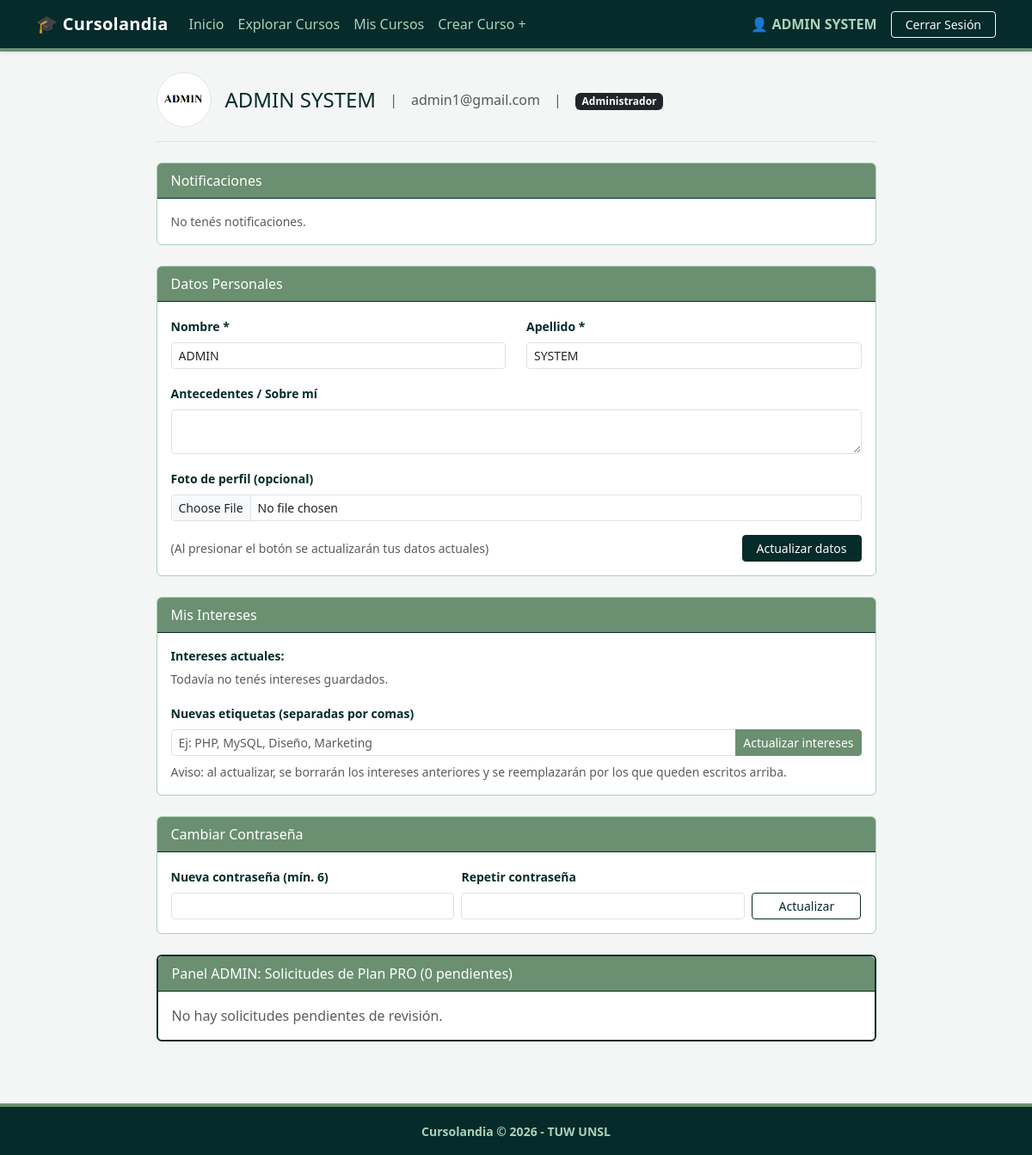
Before: /index.php?action=perfil (signed in) with the older database file.
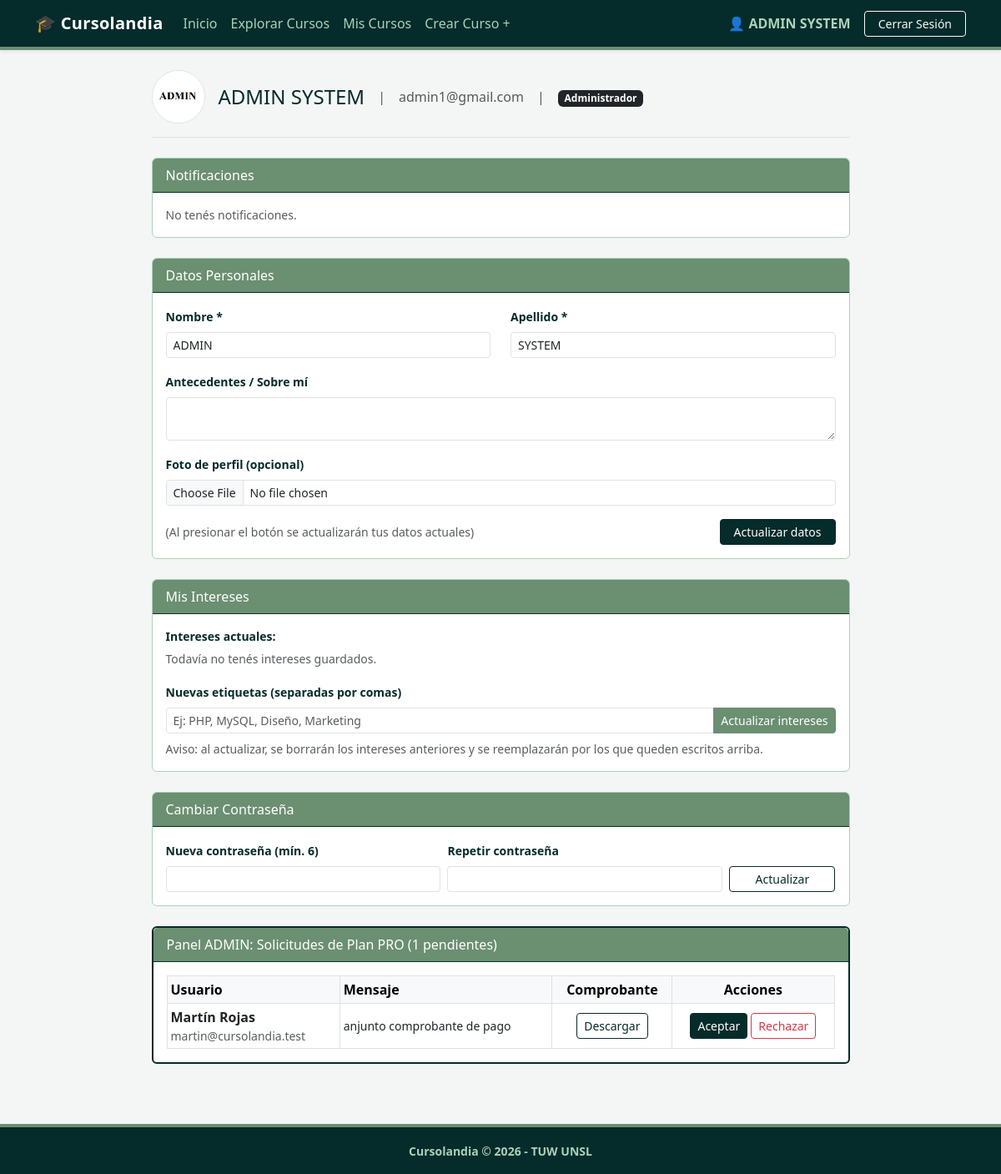
After: the same page with the newer database file.
### tables this page shows
CREATE TABLE `solicitudes_pro` (
  `id` int(10) UNSIGNED NOT NULL,
  `usuario_id` int(10) UNSIGNED NOT NULL,
  `mensaje` text NOT NULL,
  `ruta_comprobante` varchar(255) DEFAULT NULL,
  `estado` enum('pendiente','aprobada','rechazada') NOT NULL DEFAULT 'pendiente',
  `admin_id` int(10) UNSIGNED DEFAULT NULL,
  `fecha_vencimiento` date DEFAULT NULL,
  `fecha_solicitud` datetime NOT NULL DEFAULT current_timestamp()
);

CREATE TABLE `usuarios` (
  `id` int(10) UNSIGNED NOT NULL,
  `rol_id` tinyint(3) UNSIGNED NOT NULL DEFAULT 1,
  `plan_id` tinyint(3) UNSIGNED NOT NULL DEFAULT 1,
  `nombre` varchar(100) NOT NULL,
  `apellido` varchar(100) NOT NULL,
  `email` varchar(150) NOT NULL,
  `password_hash` varchar(255) NOT NULL,
  `antecedentes` text DEFAULT NULL,
  `imagen_perfil` varchar(255) DEFAULT NULL,
  `fecha_registro` datetime NOT NULL DEFAULT current_timestamp(),
  `plan_vence_en` date DEFAULT NULL
);

### app/controllers/PerfilController.php (called while the page is built, shortened)
<?php
require_once __DIR__ . '/../models/Usuario.php';
class PerfilController {
    public static function miPerfil() {
        $usuarioId = $_SESSION['usuario_id'];
        $usuario = Usuario::ObtenerPorId($usuarioId);
        $esAdmin = ((int)($usuario['rol_id'] ?? 0) === 2);
        $solicitudesPendientes = $esAdmin ? Usuario::obtenerSolicitudesProPendientes() : [];
        require_once __DIR__ . '/../views/perfil/perfil_usuario.php';
    }
}
?>

### app/models/Usuario.php (called while the page is built, shortened)
<?php
class Usuario {
    public static function ObtenerPorId($id){
        $db=conectar();
        $sql = "SELECT u.*, r.nombre AS rol_nombre, p.nombre AS plan_nombre
                FROM usuarios u
                JOIN roles r ON u.rol_id = r.id
                JOIN planes p ON u.plan_id = p.id
                WHERE u.id = ?";
        $stmt = mysqli_prepare($db, $sql);
        mysqli_stmt_bind_param($stmt, "i", $id);
        mysqli_stmt_execute($stmt);
        $resultado = mysqli_stmt_get_result($stmt);
        $usuario = mysqli_fetch_assoc($resultado);
        return $usuario;
    }
    public static function obtenerSolicitudesProPendientes() {
        $db = conectar();
        $sql = "SELECT s.*, u.nombre, u.apellido, u.email
                FROM solicitudes_pro s
                JOIN usuarios u ON s.usuario_id = u.id
                WHERE s.estado = 'pendiente'
                ORDER BY s.id ASC";
        $resultado = mysqli_query($db, $sql);
        return mysqli_fetch_all($resultado, MYSQLI_ASSOC);
    }
}

### app/views/perfil/perfil_usuario.php (the view, shortened to what the changed rows need)
<?php
require_once __DIR__ . '/../layouts/header.php';
?>
<div class="col-lg-9 mx-auto">
    <?php if ($esAdmin): ?>
        <div class="card card-cursolandia-pro mb-4">
            <div class="card-header card-header-cursolandia"> Panel ADMIN: Solicitudes de Plan PRO (<?= count($solicitudesPendientes) ?> pendientes) </div>
            <div class="card-body">
                <?php if (empty($solicitudesPendientes)): ?>
                    <p class="text-muted mb-0">No hay solicitudes pendientes de revisión.</p>
                <?php else: ?>
                    <div class="table-responsive">
                        <table class="table table-bordered table-sm align-middle mb-0">
                            <thead class="table-light">
                                <tr>
                                    <th>Usuario</th>
                                    <th>Mensaje</th>
                                    <th class="text-center">Comprobante</th>
                                    <th class="text-center">Acciones</th>
                                </tr>
                            </thead>
                            <tbody>
                                <?php foreach ($solicitudesPendientes as $sol): ?>
                                    <tr>
                                        <td>
                                            <strong><?= htmlspecialchars($sol['nombre'] . ' ' . $sol['apellido']) ?></strong>
                                            <small class="text-muted d-block"><?= htmlspecialchars($sol['email']) ?></small>
                                        </td>
                                        <td class="small"><?= htmlspecialchars($sol['mensaje'] ?: '-') ?></td>
                                        <td class="text-center">
                                            <a href="index.php?action=ver_comprobante&id=<?= $sol['id'] ?>" class="btn btn-sm btn-outline-evergreen"> Descargar </a>
                                        </td>
                                        <td class="text-center">
                                            <form action="index.php?action=gestionar_solicitud_pro" method="POST" class="d-inline-flex gap-1">
                                                <button type="submit" name="accion" value="aprobada" class="btn btn-sm btn-evergreen">Aceptar</button>
                                                <button type="submit" name="accion" value="rechazada" class="btn btn-sm btn-outline-danger">Rechazar</button>
                                            </form>
                                        </td>
                                    </tr>
                                <?php endforeach; ?>
                            </tbody>
                        </table>
                    </div>
                <?php endif; ?>
            </div>
        </div>
    <?php endif; ?>
</div>
<?php require_once __DIR__ . '/../layouts/footer.php'; ?>

Changed rows visible on the page:
added solicitudes_pro: usuario.apellido "Martín Rojas", usuario.email "martin@cursolandia.test", mensaje "anjunto comprobante de pago"
Other visible differences:
count($solicitudesPendientes): "0" → "1"
text no longer shown: "No hay solicitudes pendientes de revisión."
text now shown: "Usuario Mensaje Comprobante Acciones"
